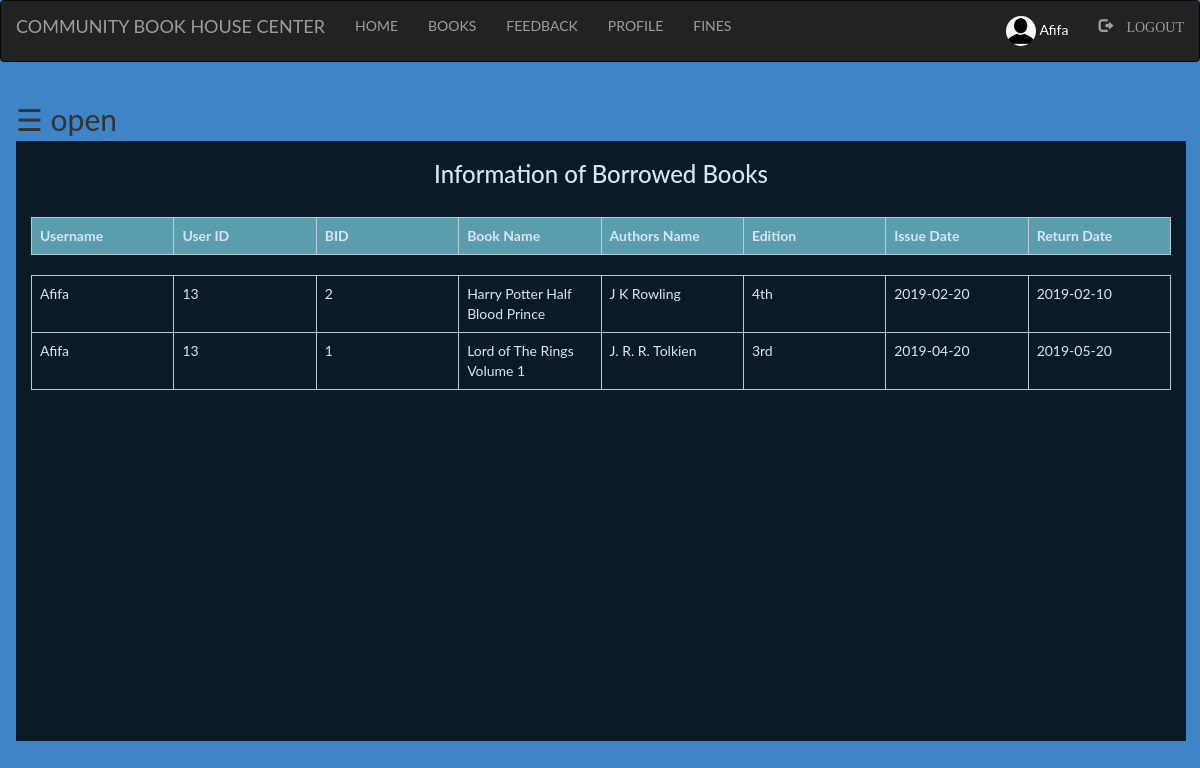
Page /User_/issue_info.php (signed in) on the committed database.
### tables this page shows
CREATE TABLE `user` (
  `first` varchar(100) NOT NULL,
  `last` varchar(100) NOT NULL,
  `username` varchar(100) NOT NULL,
  `password` varchar(100) NOT NULL,
  `user_id` int(100) NOT NULL,
  `email` varchar(100) NOT NULL,
  `contact` varchar(100) NOT NULL,
  `pic` varchar(100) NOT NULL
);

CREATE TABLE `books` (
  `bid` int(100) NOT NULL,
  `name` varchar(100) NOT NULL,
  `authors` varchar(100) NOT NULL,
  `edition` varchar(100) NOT NULL,
  `status` varchar(100) NOT NULL,
  `quantity` int(100) NOT NULL,
  `category` varchar(100) NOT NULL
);

CREATE TABLE `issue_book` (
  `username` varchar(100) NOT NULL,
  `bid` int(100) NOT NULL,
  `approve` varchar(100) NOT NULL,
  `issue` varchar(100) NOT NULL,
  `return` varchar(100) NOT NULL
);

### User_/issue_info.php (the view, shortened to what this page needs)
<?php
  include "navbar.php";
?>
<!DOCTYPE html>
<html>
<head>
</head>
<body>
<div id="main">
  <span style="font-size:30px;cursor:pointer" onclick="openNav()">&#9776; open</span>
  <div class="container">
    <h3 style="text-align: center;">Information of Borrowed Books</h3><br>
    <?php
      if(isset($_SESSION['login_user']))
      {
        $sql="SELECT user.username,user_id,books.bid,name,authors,edition,issue,issue_book.return FROM user inner join issue_book ON user.username=issue_book.username inner join books ON issue_book.bid=books.bid WHERE issue_book.username ='$_SESSION[login_user]' and issue_book.approve !='' ORDER BY `issue_book`.`return` ASC";
        $res=mysqli_query($db,$sql);
        echo "<table class='table table-bordered' style='width:100%;' >";
        echo "<tr style='background-color: #6db6b9e6;'>";
        echo "<th>"; echo "Username";  echo "</th>";
        echo "<th>"; echo "User ID";  echo "</th>";
        echo "<th>"; echo "BID";  echo "</th>";
        echo "<th>"; echo "Book Name";  echo "</th>";
        echo "<th>"; echo "Authors Name";  echo "</th>";
        echo "<th>"; echo "Edition";  echo "</th>";
        echo "<th>"; echo "Issue Date";  echo "</th>";
        echo "<th>"; echo "Return Date";  echo "</th>";
      echo "</tr>";
      echo "</table>";
       echo "<div class='scroll'>";
        echo "<table class='table table-bordered' >";
      while($row=mysqli_fetch_assoc($res))
      {
        echo "<tr>";
          echo "<td>"; echo $row['username']; echo "</td>";
          echo "<td>"; echo $row['user_id']; echo "</td>";
          echo "<td>"; echo $row['bid']; echo "</td>";
          echo "<td>"; echo $row['name']; echo "</td>";
          echo "<td>"; echo $row['authors']; echo "</td>";
          echo "<td>"; echo $row['edition']; echo "</td>";
          echo "<td>"; echo $row['issue']; echo "</td>";
          echo "<td>"; echo $row['return']; echo "</td>";
        echo "</tr>";
      }
    echo "</table>";
        echo "</div>";
      }
      else
      {
        ?>
          <h3 style="text-align: center;">Login to see information of Borrowed Books</h3>
        <?php
      }
    ?>
  </div>
</div>
</body>
</html>

### User_/style.css (style rules this page uses)
html, body, div, span, object, iframe, h1, h2, h3, h4, h5, h6, p, blockquote, pre, abbr, address, cite, code, del, dfn, em, img, ins, kbd, q, samp, small, strong, sub, sup, var, b, i, dl, dt, dd, ol, ul, li, fieldset, form, label, legend, table, caption, tbody, tfoot, thead, tr, th, td, article, aside, canvas, details, figcaption, figure, footer, header, hgroup, menu, nav, section, summary, time, mark, audio, video { margin:0; padding:0; border:0; outline:0; font-size:100%; vertical-align:baseline; background:transparent; }
body { line-height:1; }
table { border-collapse:collapse; border-spacing:0; }

### User_/issue_info.php (style rules this page uses)
body { background-color: #3d85c6; font-family: "Lato", sans-serif; transition: background-color .5s; }
#main { transition: margin-left .5s; padding: 16px; }
.container { height: 600px; background-color: black; opacity: .8; color: white; }
.scroll { width: 100%; height: 500px; overflow: auto; }
th,td { width: 10%; }

### rows in the picture
user: username "Afifa", user "13", books.bid "2", books.name "Harry Potter Half Blood Prince", books.authors "J K Rowling", books.edition "4th", issue_book.issue "2019-02-20", issue_book.return "2019-02-10", books.bid "1", books.name "Lord of The Rings Volume 1", books.authors "J. R. R. Tolkien", books.edition "3rd", issue_book.issue "2019-04-20", issue_book.return "2019-05-20"

### other values in the picture
$_SESSION['login_user'] "Afifa"
